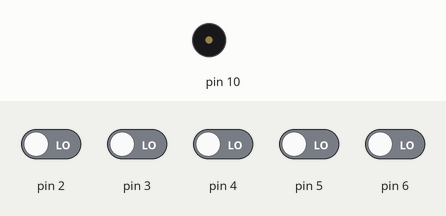
Recording of a sketch running on a simulated Arduino Uno, built with avr-gcc and run on an emulated ATmega328P. On the bench: buzzer (waves = sounding). The test bench sets the inputs (shaded band); at power-on: pin 2–6 LOW.

Above: at 1.2 s.
1.3 s: pin 2 driven HIGH
At 4.2 s:
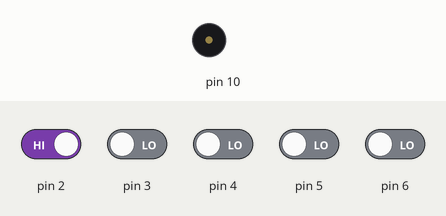
4.3 s: pin 2 driven LOW
At 5.3 s:
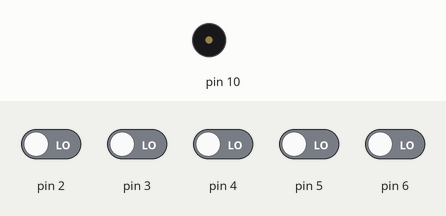
5.8 s: pin 3 driven HIGH
At 5.92 s:
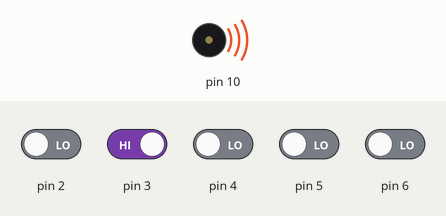
Timing chart, 0 to 14.8 s (numbered marks = the images above; inputs shaded):
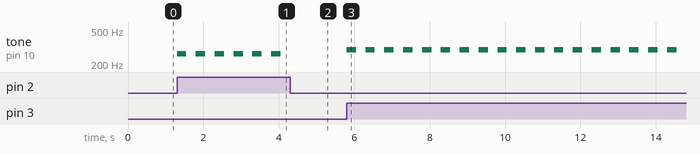

Measured:
- after the input at 1.3 s, tone on pin 10: alternates 262 Hz for 0.25 s and silent for 0.25 s, starting at once
- after the input at 4.3 s, tone on pin 10: stops changing and stays silent
- after the input at 5.8 s, tone on pin 10: alternates 293 Hz for 0.25 s and silent for 0.25 s, starting at once

The sketch:

topic5.ino
```cpp
// 스위치 피아노

int melody[] = {262,293,329,349,392};
void setup()
{
  pinMode(10, OUTPUT);
  for (int buttonpin = 2; buttonpin < 7; buttonpin++)
  {
    pinMode(buttonpin, INPUT);
  }
}

void loop()
{
  for (int i = 2; i < 7; i++)
  {
    if (digitalRead(i) == HIGH)
    {
      tone(10, melody[i-2], 250);
      delay(500);
    }
  }
  noTone(10);
}
```
